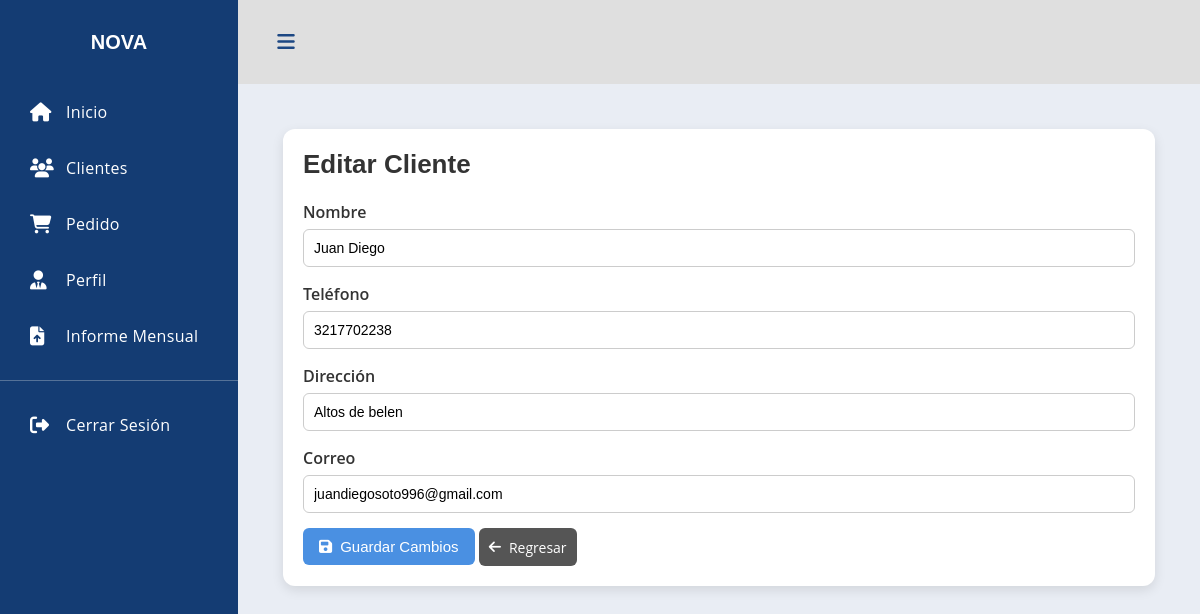
Page /clientes/editar/1/ on the committed database.
### CreacionUsu/models.py (models this page shows, shortened)
class Cliente(models.Model):
    id_cliente = models.AutoField(primary_key=True)
    nombre = models.CharField(max_length=200)
    telefono = models.CharField(max_length=20)
    direccion = models.CharField(max_length=255)
    correo = models.EmailField(blank=True, null=True)
    fecha_registro = models.DateTimeField(auto_now_add=True)

### CreacionUsu/views.py (the view)
# urls.py: path('editar/<int:id>/', views.editar_cliente, name='editar_cliente'),
def editar_cliente(request, id):
    cliente = get_object_or_404(Cliente, id_cliente=id)
    if request.method == 'POST':
        form = ClienteForm(request.POST, instance=cliente)
        if form.is_valid():
            form.save()
            return redirect('lista_clientes')
    else:
        form = ClienteForm(instance=cliente)
    return render(request, 'clientes/editar_cliente.html', {'form': form})

### CreacionUsu/forms.py
class ClienteForm(forms.ModelForm):
    telefono = forms.IntegerField(
        min_value=0,
        label="Teléfono",
        error_messages={
            "invalid": "Solo se permiten números en el teléfono.",
            "required": "El teléfono es obligatorio."
        },
        widget=forms.NumberInput(attrs={
            "class": "form-control",
            "placeholder": "Ingrese solo números"
        })
    )
    direccion = forms.CharField(
        widget=forms.TextInput(attrs={
            "class": "form-control",
            "placeholder": "Pon tu dirección válida"
        })
    )
    correo = forms.EmailField(
        required=False,
        widget=forms.EmailInput(attrs={
            "class": "form-control",
            "placeholder": "Ingresa un correo válido"
        })
    )
    class Meta:
        model = Cliente
        fields = ['nombre', 'telefono', 'direccion', 'correo']

### CreacionUsu/templates/clientes/editar_cliente.html (shortened to what this page needs)
{% extends 'menu/menu.html' %}
{% load static %}
{% block content %}
<link rel="stylesheet" href="{% static 'CreacionUsu/css/style.css' %}">
<div class="cliente-container">
    <div class="cliente-card">
        <div class="cliente-card-header">
            <h1>Editar Cliente</h1>
        </div>
        <div class="cliente-card-body">
            <form method="POST" novalidate>
                <div class="form-group">
                    <label for="id_nombre">Nombre</label>
                    {{ form.nombre }}
                </div>
                <div class="form-group">
                    <label for="id_telefono">Teléfono</label>
                    {{ form.telefono }}
                </div>
                <div class="form-group">
                    <label for="id_direccion">Dirección</label>
                    {{ form.direccion }}
                </div>
                <div class="form-group">
                    <label for="id_correo">Correo</label>
                    {{ form.correo }}
                </div>
                <button type="submit" class="btn-primary">
                    <i class="fas fa-save"></i> Guardar Cambios
                </button>
                <a href="{% url 'lista_clientes' %}" class="btn-secondary">
                    <i class="fas fa-arrow-left"></i> Regresar
                </a>
            </form>
        </div>
    </div>
</div>
{% endblock %}

### menu/static/menu/CSS/style.css (style rules this page uses)
:root { --font-family-sans-serif: "Open Sans", -apple-system, BlinkMacSystemFont, "Segoe UI", Roboto, "Helvetica Neue", Arial, sans-serif, "Apple Color Emoji", "Segoe UI Emoji", "Segoe UI Symbol", "Noto Color Emoji"; }
*, *::before, *::after { -webkit-box-sizing: border-box; box-sizing: border-box; }
html { font-family: sans-serif; line-height: 1.15; -webkit-text-size-adjust: 100%; -webkit-tap-highlight-color: rgba(0, 0, 0, 0); }
body { margin: 0; font-family: "Open Sans", -apple-system, BlinkMacSystemFont, "Segoe UI", Roboto, "Helvetica Neue", Arial, sans-serif, "Apple Color Emoji", "Segoe UI Emoji", "Segoe UI Symbol", "Noto Color Emoji"; font-size: 1rem; font-weight: 400; line-height: 1.5; color: #515151; text-align: left; background-color: #e9edf4; }
h1, h2, h3, h4, h5, h6 { margin-top: 0; margin-bottom: 0.5rem; }
a { color: #3f84fc; text-decoration: none; background-color: transparent; }
h1, h2, h3, h4, h5, h6, .h1, .h2, .h3, .h4, .h5, .h6 { font-family: "Nunito", sans-serif; margin-bottom: 0.5rem; font-weight: 500; line-height: 1.2; }
h1, .h1 { font-size: 2.5rem; font-weight: normal; }

### CreacionUsu/static/CreacionUsu/CSS/style.css (style rules this page uses)
.cliente-container { width: 100%; padding: 20px; }
.cliente-card { background: #ffffff; border-radius: 12px; padding: 20px; box-shadow: 0 4px 12px rgba(0,0,0,0.1); }
.cliente-card-header h1 { font-size: 26px; margin-bottom: 20px; color: #333; font-weight: bold; }
.btn-primary { background: #4A90E2; color: #fff; padding: 10px 16px; border-radius: 6px; text-decoration: none; font-size: 14px; transition: 0.3s; }
.form-group { margin-bottom: 15px; }
.form-group label { display: block; font-weight: 600; margin-bottom: 5px; color: #333; }
.form-group input, .form-group textarea { width: 100%; padding: 10px; border: 1px solid #ccc; border-radius: 6px; font-size: 14px; transition: border-color 0.2s ease; }
.btn-primary { background: #4A90E2; color: white !important; padding: 10px 16px; border: none; border-radius: 6px; font-size: 15px; display: inline-flex; align-items: center; gap: 8px; text-decoration: none; transition: background 0.3s ease; }
.btn-secondary { background: #555; color: white !important; padding: 8.5px 10px 8.5px; border-radius: 6px; font-size: 14px; text-decoration: none !important; display: inline-flex; align-items: center; gap: 8px; transition: background 0.3s ease; }

### rows in the picture
Cliente: nombre "Juan Diego", telefono "3217702238", direccion "Altos de belen", correo "juandiegosoto996@gmail.com"
